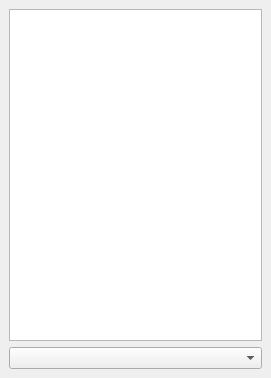
<?xml version="1.0" encoding="UTF-8"?>
<ui version="4.0">
 <class>MainWindow</class>
 <widget class="QMainWindow" name="MainWindow">
  <property name="geometry">
   <rect>
    <x>0</x>
    <y>0</y>
    <width>271</width>
    <height>378</height>
   </rect>
  </property>
  <property name="windowTitle">
   <string>MainWindow</string>
  </property>
  <property name="windowIcon">
   <iconset>
    <normaloff>app.ico</normaloff>app.ico</iconset>
  </property>
  <widget class="QWidget" name="centralwidget">
   <layout class="QGridLayout" name="gridLayout">
    <item row="0" column="0">
     <widget class="QPlainTextEdit" name="clipboard"/>
    </item>
    <item row="1" column="0">
     <widget class="QComboBox" name="hotkeys">
      <property name="currentIndex">
       <number>-1</number>
      </property>
     </widget>
    </item>
   </layout>
  </widget>
 </widget>
 <resources/>
 <connections/>
</ui>
